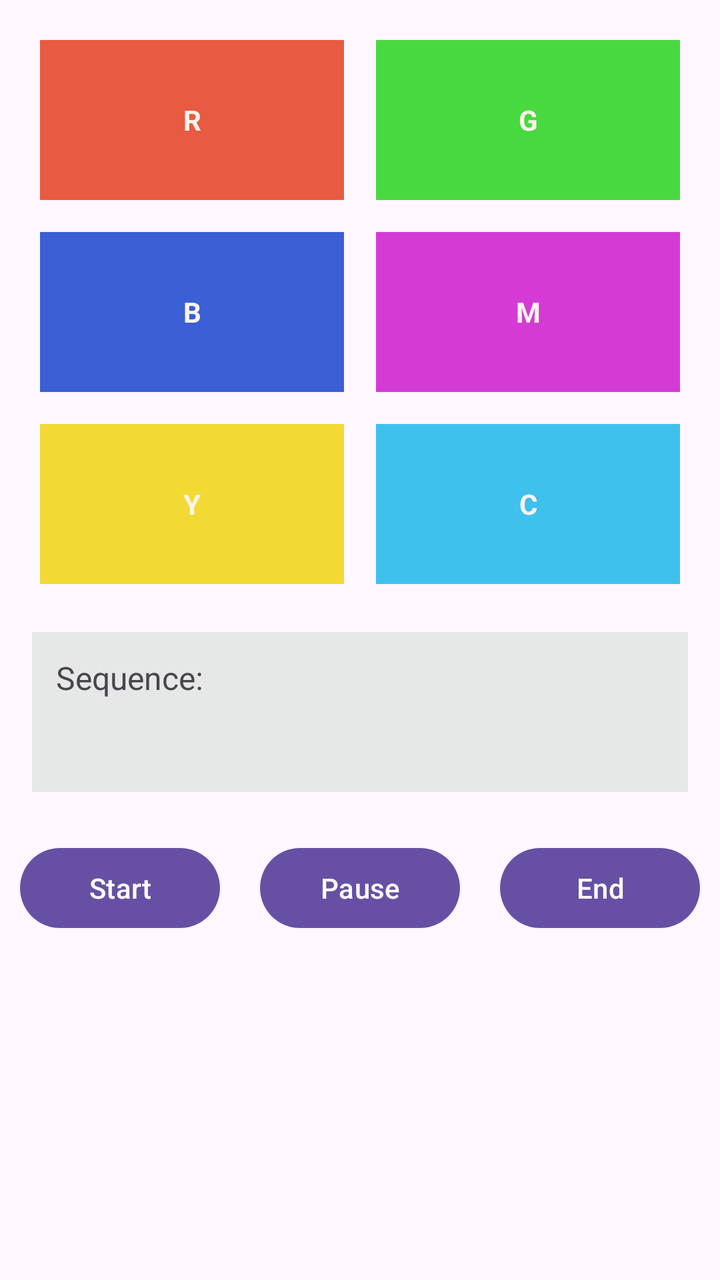
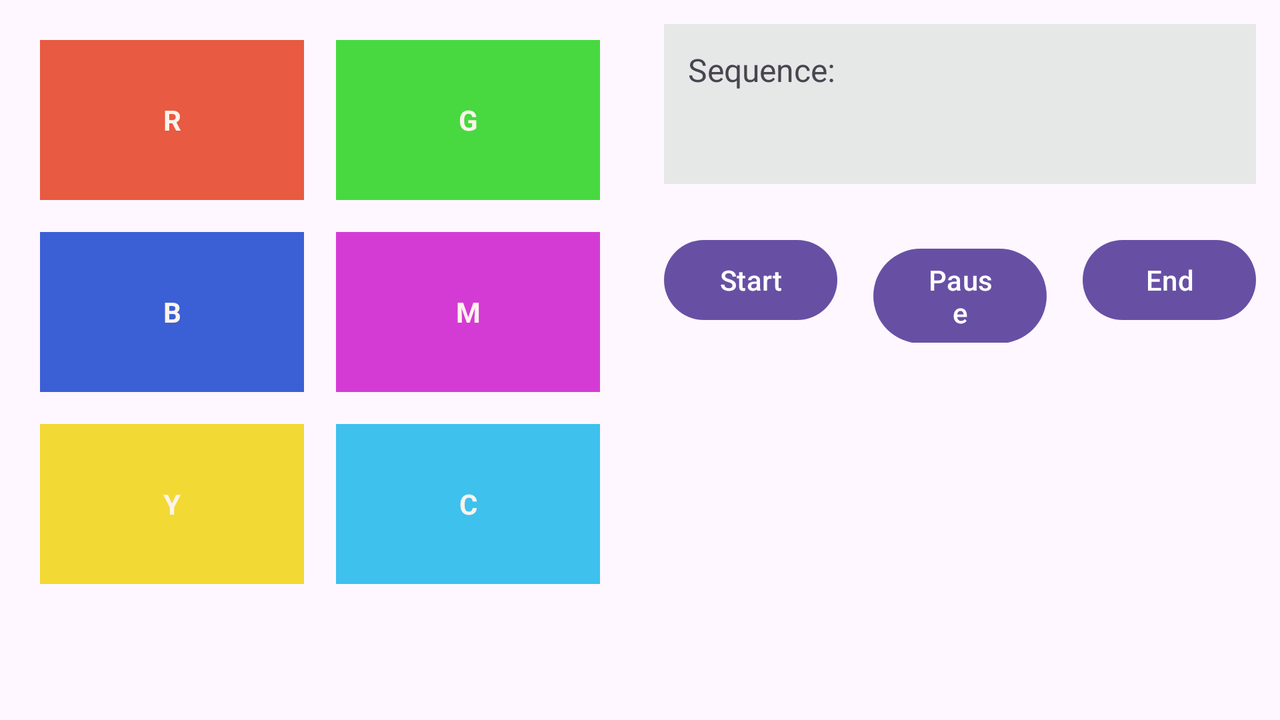

The same Android screen from two of the app's own layout files: first res/layout/ as a phone draws it, then the repository's variant for another configuration, drawn on a device whose configuration selects that folder. Both files follow.
<!-- AndroidManifest.xml: application theme Theme.Simonproject -->
<!-- res/layout/activity_home_screen.xml -->
<?xml version="1.0" encoding="utf-8"?>
<androidx.constraintlayout.widget.ConstraintLayout
    xmlns:android="http://schemas.android.com/apk/res/android"
    xmlns:app="http://schemas.android.com/apk/res-auto"
    xmlns:tools="http://schemas.android.com/tools"
    android:id="@+id/homeScreen"
    android:layout_width="match_parent"
    android:layout_height="match_parent"
    tools:context=".MainActivity">

    
    <GridLayout
        android:layout_width="0dp"
        android:layout_height="wrap_content"
        android:id="@+id/buttonsGrid"
        android:columnCount="2"
        android:rowCount="3"
        android:layout_margin="12dp"
        app:layout_constraintTop_toTopOf="parent"
        app:layout_constraintStart_toStartOf="parent"
        app:layout_constraintEnd_toEndOf="parent">

        
        <TextView
            android:id="@+id/buttonRed"
            android:layout_width="0dp"
            android:layout_height="80dp"
            android:layout_row="0"
            android:layout_column="0"
            android:layout_columnWeight="1"
            android:layout_margin="8dp"
            android:background="#e85a41"
            android:clickable="true"
            android:focusable="true"
            android:gravity="center"
            android:text="R"
            android:textColor="#fcf3eb"
            android:textStyle="bold" />

        <TextView
            android:layout_width="0dp"
            android:layout_height="80dp"
            android:id="@+id/buttonGreen"
            android:layout_columnWeight="1"
            android:text="G"
            android:textColor="#fcf3eb"
            android:gravity="center"
            android:textStyle="bold"
            android:clickable="true"
            android:focusable="true"
            android:layout_margin="8dp"
            android:background="#47d93f"/>
        <TextView
            android:layout_width="0dp"
            android:layout_height="80dp"
            android:id="@+id/buttonBlue"
            android:layout_columnWeight="1"
            android:text="B"
            android:textColor="#fcf3eb"
            android:gravity="center"
            android:textStyle="bold"
            android:clickable="true"
            android:focusable="true"
            android:layout_margin="8dp"
            android:background="#3b5fd4"/>
        <TextView
            android:layout_width="0dp"
            android:layout_height="80dp"
            android:id="@+id/buttonMagenta"
            android:layout_columnWeight="1"
            android:text="M"
            android:textColor="#fcf3eb"
            android:gravity="center"
            android:textStyle="bold"
            android:clickable="true"
            android:focusable="true"
            android:layout_margin="8dp"
            android:background="#d43bd4"/>
        <TextView
            android:layout_width="0dp"
            android:layout_height="80dp"
            android:id="@+id/buttonYellow"
            android:layout_columnWeight="1"
            android:text="Y"
            android:textColor="#fcf3eb"
            android:gravity="center"
            android:textStyle="bold"
            android:clickable="true"
            android:focusable="true"
            android:layout_margin="8dp"
            android:background="#f2d933"/>
        <TextView
            android:layout_width="0dp"
            android:layout_height="80dp"
            android:id="@+id/buttonCyan"
            android:layout_columnWeight="1"
            android:text="C"
            android:textColor="#fcf3eb"
            android:gravity="center"
            android:textStyle="bold"
            android:clickable="true"
            android:focusable="true"
            android:layout_margin="8dp"
            android:background="#3ec1ed"/>
    </GridLayout>

    
    <TextView
        android:layout_width="0dp"
        android:layout_height="wrap_content"
        android:id="@+id/textViewSequence"
        android:layout_margin="16dp"
        android:padding="12dp"
        app:layout_constraintTop_toBottomOf="@+id/buttonsGrid"
        app:layout_constraintStart_toStartOf="parent"
        app:layout_constraintEnd_toEndOf="parent"
        android:text="@string/sequence_label"
        android:textSize="16sp"
        android:minHeight="80dp"
        android:background="#e6e8e8"/>

    
    <LinearLayout
        android:layout_width="0dp"
        android:layout_height="wrap_content"
        android:id="@+id/bottomButtons"
        android:layout_marginTop="24dp"
        android:orientation="horizontal"
        app:layout_constraintTop_toBottomOf="@id/textViewSequence"
        app:layout_constraintStart_toStartOf="parent"
        app:layout_constraintEnd_toEndOf="parent">

        <Button
            android:layout_width="0dp"
            android:layout_height="wrap_content"
            android:id="@+id/buttonStartGame"
            android:layout_marginStart="10dp"
            android:layout_marginEnd="10dp"
            android:layout_weight="1"
            android:text="@string/start_game"/>
        <Button
            android:layout_width="0dp"
            android:layout_height="wrap_content"
            android:id="@+id/buttonPauseGame"
            android:layout_marginStart="10dp"
            android:layout_marginEnd="10dp"
            android:layout_weight="1"
            android:text="@string/pause_game"/>
        <Button
            android:layout_width="0dp"
            android:layout_height="wrap_content"
            android:id="@+id/buttonEndOfGame"
            android:layout_marginStart="10dp"
            android:layout_marginEnd="10dp"
            android:layout_weight="1"
            android:text="@string/end_of_game"/>

    </LinearLayout>
</androidx.constraintlayout.widget.ConstraintLayout>
<!-- resources referenced by this layout -->
<resources>
  <string name="end_of_game">End</string>
  <string name="pause_game">Pause</string>
  <string name="sequence_label">Sequence:</string>
  <string name="start_game">Start</string>
  <style name="Theme.Simonproject" parent="Base.Theme.Simonproject" />
  <style name="Base.Theme.Simonproject" parent="Theme.Material3.DayNight.NoActionBar">
          
          
      </style>
</resources>
<!-- res/layout-land/activity_home_screen.xml (the repository's variant of the layout above) -->
<!-- drawn on the phone turned sideways -->
<?xml version="1.0" encoding="utf-8"?>
<androidx.constraintlayout.widget.ConstraintLayout
    xmlns:android="http://schemas.android.com/apk/res/android"
    xmlns:app="http://schemas.android.com/apk/res-auto"
    xmlns:tools="http://schemas.android.com/tools"
    android:id="@+id/homeScreen"
    android:layout_width="match_parent"
    android:layout_height="match_parent"
    tools:context=".MainActivity">

    
    <GridLayout
        android:layout_width="0dp"
        android:layout_height="0dp"
        android:id="@+id/buttonsGrid"
        android:layout_margin="12dp"
        android:columnCount="2"
        android:rowCount="3"
        app:layout_constraintTop_toTopOf="parent"
        app:layout_constraintBottom_toBottomOf="parent"
        app:layout_constraintStart_toStartOf="parent"
        app:layout_constraintEnd_toStartOf="@id/rightSide"
        app:layout_constraintHorizontal_weight="1">

        
        <TextView
            android:id="@+id/buttonRed"
            android:layout_width="0dp"
            android:layout_height="80dp"
            android:layout_columnWeight="1"
            android:layout_margin="8dp"
            android:background="#e85a41"
            android:clickable="true"
            android:focusable="true"
            android:gravity="center"
            android:text="R"
            android:textColor="#fcf3eb"
            android:textStyle="bold" />

        <TextView
            android:id="@+id/buttonGreen"
            android:layout_width="0dp"
            android:layout_height="80dp"
            android:layout_columnWeight="1"
            android:layout_margin="8dp"
            android:background="#47d93f"
            android:clickable="true"
            android:focusable="true"
            android:gravity="center"
            android:text="G"
            android:textColor="#fcf3eb"
            android:textStyle="bold" />

        <TextView
            android:id="@+id/buttonBlue"
            android:layout_width="0dp"
            android:layout_height="80dp"
            android:layout_columnWeight="1"
            android:layout_margin="8dp"
            android:background="#3b5fd4"
            android:clickable="true"
            android:focusable="true"
            android:gravity="center"
            android:text="B"
            android:textColor="#fcf3eb"
            android:textStyle="bold" />

        <TextView
            android:id="@+id/buttonMagenta"
            android:layout_width="0dp"
            android:layout_height="80dp"
            android:layout_columnWeight="1"
            android:layout_margin="8dp"
            android:background="#d43bd4"
            android:clickable="true"
            android:focusable="true"
            android:gravity="center"
            android:text="M"
            android:textColor="#fcf3eb"
            android:textStyle="bold" />

        <TextView
            android:id="@+id/buttonYellow"
            android:layout_width="0dp"
            android:layout_height="80dp"
            android:layout_columnWeight="1"
            android:layout_margin="8dp"
            android:background="#f2d933"
            android:clickable="true"
            android:focusable="true"
            android:gravity="center"
            android:text="Y"
            android:textColor="#fcf3eb"
            android:textStyle="bold" />

        <TextView
            android:id="@+id/buttonCyan"
            android:layout_width="0dp"
            android:layout_height="80dp"
            android:layout_columnWeight="1"
            android:layout_margin="8dp"
            android:background="#3ec1ed"
            android:clickable="true"
            android:focusable="true"
            android:gravity="center"
            android:text="C"
            android:textColor="#fcf3eb"
            android:textStyle="bold" />
    </GridLayout>

    
    <LinearLayout
        android:layout_width="0dp"
        android:layout_height="0dp"
        android:id="@+id/rightSide"
        android:layout_margin="12dp"
        android:orientation="vertical"
        app:layout_constraintTop_toTopOf="parent"
        app:layout_constraintBottom_toBottomOf="parent"
        app:layout_constraintStart_toEndOf="@id/buttonsGrid"
        app:layout_constraintEnd_toEndOf="parent"
        app:layout_constraintHorizontal_weight="1">

        <TextView
            android:layout_width="match_parent"
            android:layout_height="wrap_content"
            android:id="@+id/textViewSequence"
            android:layout_marginBottom="24dp"
            android:background="#e6e8e8"
            android:minHeight="80dp"
            android:padding="12dp"
            android:text="@string/sequence_label"
            android:textSize="16sp" />

        
        <LinearLayout
            android:layout_width="match_parent"
            android:layout_height="wrap_content"
            android:id="@+id/bottomButtons"
            android:orientation="horizontal">

            <Button
                android:id="@+id/buttonStartGame"
                android:layout_width="0dp"
                android:layout_height="wrap_content"
                android:layout_weight="1"
                android:layout_marginEnd="8dp"
                android:text="@string/start_game" />
            <Button
                android:layout_width="0dp"
                android:layout_height="wrap_content"
                android:id="@+id/buttonPauseGame"
                android:layout_marginStart="10dp"
                android:layout_marginEnd="10dp"
                android:layout_weight="1"
                android:text="@string/pause_game"/>
            <Button
                android:id="@+id/buttonEndOfGame"
                android:layout_width="0dp"
                android:layout_height="wrap_content"
                android:layout_weight="1"
                android:layout_marginStart="8dp"
                android:text="@string/end_of_game" />
        </LinearLayout>
    </LinearLayout>
</androidx.constraintlayout.widget.ConstraintLayout>
